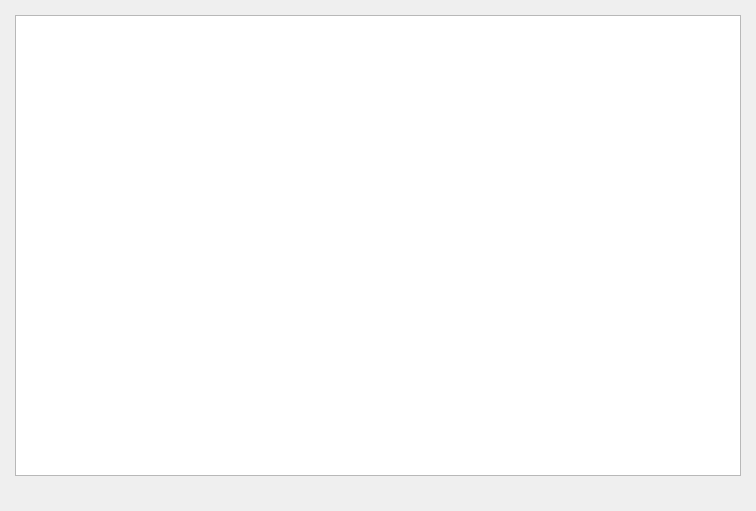
<?xml version="1.0" encoding="UTF-8"?>
<ui version="4.0">
 <class>WindowShowStructures</class>
 <widget class="QDialog" name="WindowShowStructures">
  <property name="geometry">
   <rect>
    <x>0</x>
    <y>0</y>
    <width>756</width>
    <height>511</height>
   </rect>
  </property>
  <property name="windowTitle">
   <string>Dialog</string>
  </property>
  <layout class="QVBoxLayout" name="verticalLayout">
   <property name="leftMargin">
    <number>15</number>
   </property>
   <property name="topMargin">
    <number>15</number>
   </property>
   <property name="rightMargin">
    <number>15</number>
   </property>
   <property name="bottomMargin">
    <number>15</number>
   </property>
   <item>
    <widget class="QTextBrowser" name="PrintTextLine"/>
   </item>
   <item>
    <widget class="QLabel" name="LableInfo">
     <property name="font">
      <font>
       <family>Courier New</family>
      </font>
     </property>
     <property name="styleSheet">
      <string notr="true">color: #808080;</string>
     </property>
     <property name="text">
      <string/>
     </property>
    </widget>
   </item>
  </layout>
 </widget>
 <resources/>
 <connections/>
</ui>
